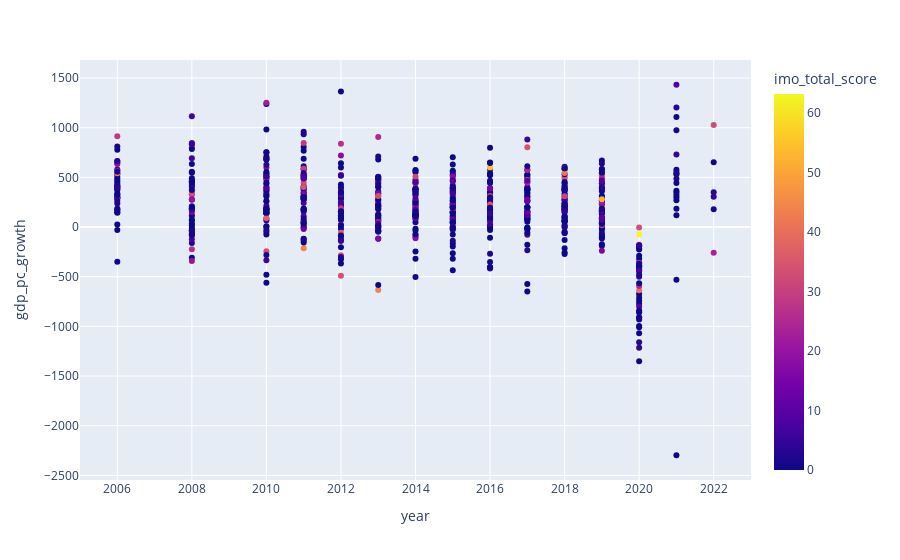

Notebook code cell kept with this figure:
### Code cell
fig = px.scatter(group2, y="gdp_pc_growth", x="year", color='imo_total_score', hover_data=["country", "year"])
fig.show()

### Figure 1 — Plotly figure (JSON) as saved in the notebook; plotly's stock layout.template omitted (floating-point values rounded to 4 significant figures; data arrays with more than 128 entries replaced by an {"elided": "..."} marker saying what was removed)
{"data": [{"customdata": {"elided": "746x1 str values"}, "hovertemplate": "year=%{x}<br>gdp_pc_growth=%{y}<br>country=%{customdata[0]}<br>imo_total_score=%{marker.color}<extra></extra>", "legendgroup": "", "marker": {"color": {"elided": "746 float values"}, "coloraxis": "coloraxis", "symbol": "circle"}, "mode": "markers", "name": "", "orientation": "v", "showlegend": false, "type": "scatter", "x": {"elided": "746 int values"}, "xaxis": "x", "y": {"elided": "746 float values"}, "yaxis": "y"}], "layout": {"coloraxis": {"colorbar": {"title": {"text": "imo_total_score"}}, "colorscale": [[0, "#0d0887"], [0.1111, "#46039f"], [0.2222, "#7201a8"], [0.3333, "#9c179e"], [0.4444, "#bd3786"], [0.5556, "#d8576b"], [0.6667, "#ed7953"], [0.7778, "#fb9f3a"], [0.8889, "#fdca26"], [1, "#f0f921"]]}, "legend": {"tracegroupgap": 0}, "margin": {"t": 60}, "xaxis": {"anchor": "y", "domain": [0, 1], "title": {"text": "year"}}, "yaxis": {"anchor": "x", "domain": [0, 1], "title": {"text": "gdp_pc_growth"}}}}
